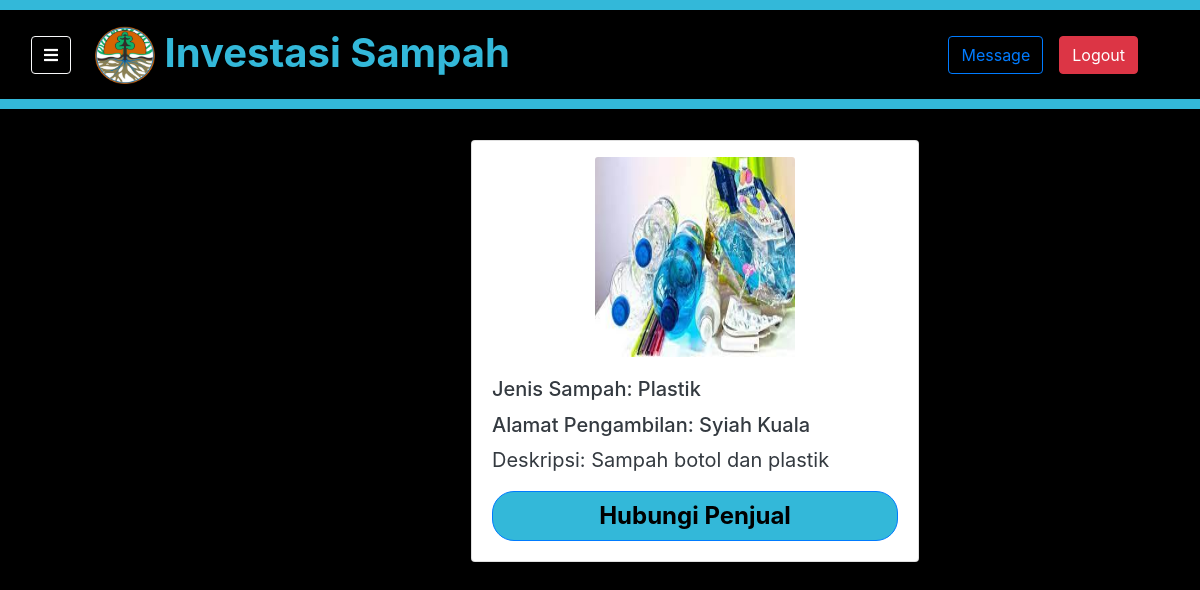
The app's page /home/beranda/31/detail (signed in) with its own data.
### invest/models.py (models this page shows)
class InvestasiModel(models.Model):
    user = models.ForeignKey(
        settings.AUTH_USER_MODEL,
        on_delete=models.CASCADE,
        default=1,
    )
    cSampah = (
        ('Plastik', 'plastik'),
        ('Organik', 'organik'),
        ('Lainnya', 'lainnya'),
    )
    jenis_sampah = models.CharField(max_length=50, choices=cSampah)
    alamat = models.CharField(max_length=50)
    deskripsi = models.TextField(max_length=140)
    gambar = models.ImageField(blank=True, upload_to='investasi_pics/', default="images/notfound.jpg")

### invest/views.py (the view)
# urls.py: path('beranda/<int:invest_id>/detail', views.detail, name='detail'),
@login_required
def detail(request, invest_id):
    context = {
        'page': 'Investasi Sampah | Detail',
        }
    data = InvestasiModel.objects.get(pk=invest_id)
    context['data'] = data
    return render(request, 'invest/detail.html', context)

### invest/context_processor.py (called while the page is built)
def profile_picture(request):
    if request.user.id:
        if request.user.username == 'admin':
            return {'profile_picture': 'profile_pics/profile.jpg'}
        pic = UserProfileInfo.objects.get(user=request.user)
        return {'profile_picture': pic.profile_pic}
    return {'profile_picture': 'profile_pics/profile.jpg'}

### invest/templates/invest/detail.html (shortened to what this page needs)
{% extends 'base.html' %}
{% load static %}
{% block content %}
<div class="container m-0 p-0">
    <div class="row">
        <div id="main" class="col">
            <div class="content-wrapper">
            <div class="card mx-auto" style="width: 28rem;">
                {% if data %}
                    <img src="{{ data.gambar.url }}" class="card-img-top center" style="width: 200px; height: 200px;" alt="{% static 'invest/img/logo.png' %}">
                    <div class="card-body text-dark">
                        <h5 class="card-title">Jenis Sampah: {{ data.jenis_sampah }}</h5>
                        <h5>Alamat Pengambilan: {{ data.alamat }}</h5>
                        <p class="card-text">Deskripsi: {{ data.deskripsi }}</p>
                        <a href="{% url 'invest:chat' %}" class="btn btn-primary center" style="width: auto;">Hubungi Penjual</a>
                    </div>
                {% endif %}
            </div>
            </div>
        </div>
    </div>
</div>
{% endblock content %}

### static/css/main.css (style rules this page uses)
body { background-color: black; min-height: 100vh; }
img { pointer-events: none; }
a { color: black; text-decoration: none; }
.btn-primary { border-radius: 22px 22px 22px 22px; width: 150px; height: 50px; background-color: #33B8D9; font-weight: bold; font-size: 1.5rem; color: black; }
#main { transition: margin-left .5s; margin-left: 250px; padding: 20px; }
.content-wrapper { font-size: 28px; padding: 10px; top: 0; margin-top: 110px; }
.card-body p { font-size: 20px; }
.center { display: block; margin-left: auto; margin-right: auto; margin-top: 16px; }

### static/css/style.css (style rules this page uses)
* { margin: 0; padding: 0; font:'Open Sans', sans-serif; }

### records on screen
InvestasiModel: gambar (picture), jenis_sampah "Plastik", alamat "Syiah Kuala", deskripsi "Sampah botol dan plastik"
